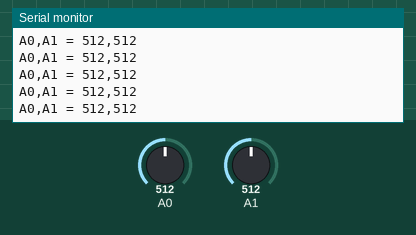
The sketch below on a simulated Arduino Uno, built with avr-gcc and run on an emulated ATmega328P. On the bench: the last lines printed to the serial monitor. Inputs (shaded band) come from the test bench; at power-on: A0 = 512, A1 = 512.

Above: at 1.2 s.
1.3 s: A0 set to 716
At 1.56 s:
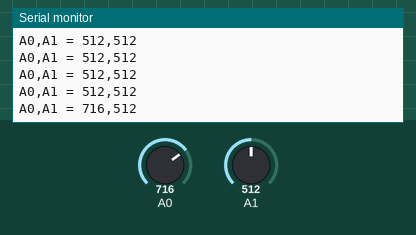
2.8 s: A1 set to 716
At 2.96 s:
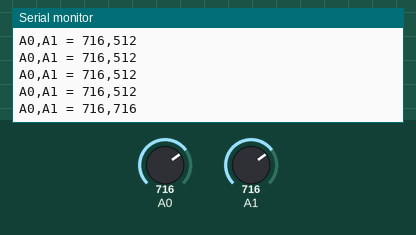
4.3 s: A0 set to 900
At 4.37 s:
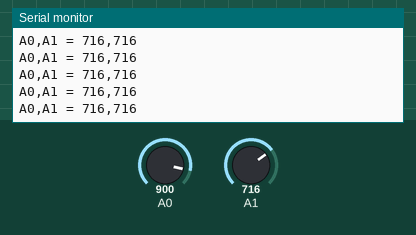
5.8 s: A1 set to 900
At 5.97 s:
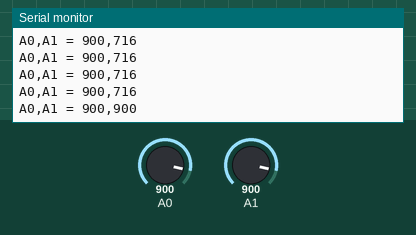
Timing chart, 0 to 8.3 s (numbered marks = the images above; inputs shaded):
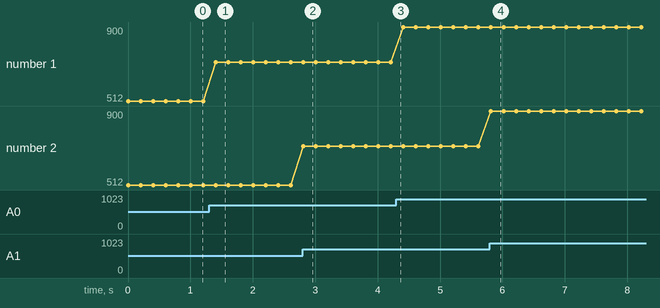

The sketch:

ajoy.ino
```cpp
//	============================================================
//	 I   { [ hLED _  
//	date written 2017-05-10
//	============================================================


//	----------------------------------------
//	 N ®   É ê x ¾ ¯ À s ³ ê é
//	----------------------------------------
void setup() {
	pinMode( A0, INPUT );
	pinMode( A1, INPUT );
	Serial.begin(9600);
}


//	----------------------------------------
//	   C     [ v
//	----------------------------------------
void loop() {
	int x,y;
	char buf[20];
	x=analogRead(A0);
	y=analogRead(A1);
	sprintf(buf,"A0,A1 = %d,%d\r\n",x,y);
	Serial.print(buf);
	delay(200);
}
```

Measured:
- after the input at 1.3 s, the serial monitor: prints a new line after 0.10 s (image 1)
- after the input at 2.8 s, the serial monitor: prints a new line at once (image 2)
- after the input at 5.8 s, the serial monitor: prints a new line at once (image 4)
- plotted number 1: 512 → 716 after the input at 1.3 s, 716 → 900 after the input at 4.3 s
